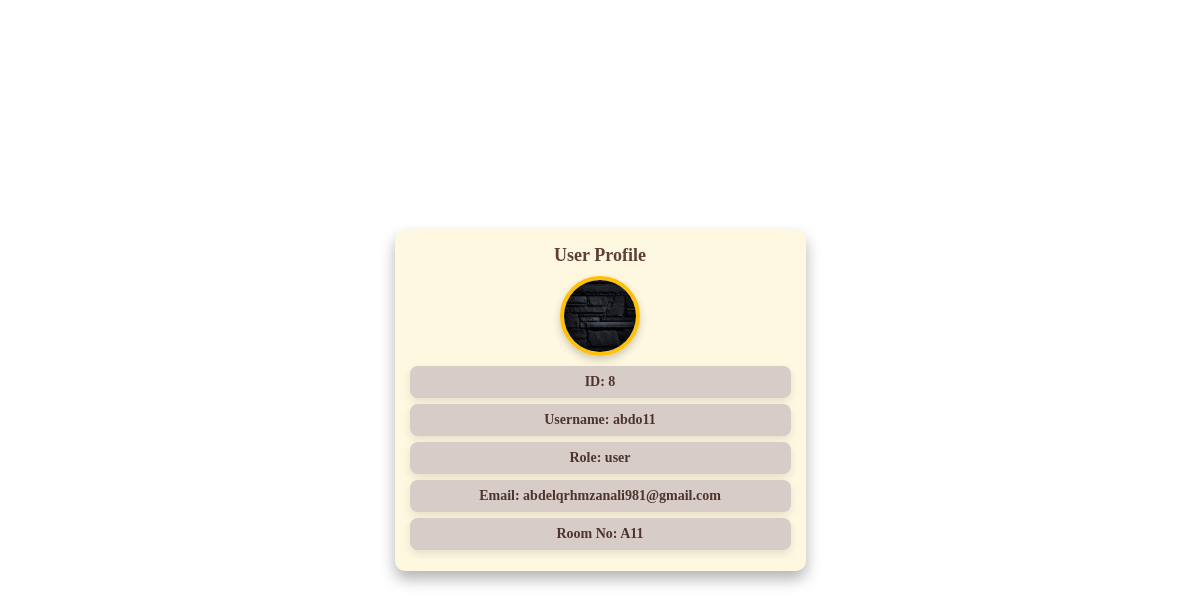
The app's page /view.php?id=8 with its own data.
### tables this page shows
CREATE TABLE `users` (
  `id` int NOT NULL AUTO_INCREMENT,
  `username` varchar(50) NOT NULL,
  `email` varchar(100) NOT NULL,
  `password` varchar(255) NOT NULL,
  `profile_picture` varchar(255) DEFAULT NULL,
  `role` enum('user','admin') DEFAULT 'user',
  `created_at` timestamp NOT NULL DEFAULT CURRENT_TIMESTAMP,
  `roomno` varchar(255) NOT NULL,
  PRIMARY KEY (`id`),
  UNIQUE KEY `username` (`username`),
  UNIQUE KEY `email` (`email`)
);

### view.php (the view, shortened to what this page needs)
<?php
include('databaseconnection.php');
if (isset($_GET['id'])) {
    $id = $_GET['id'];
    try {
        $stm = $connection->prepare("SELECT * FROM users WHERE id = ?");
        $stm->execute([$id]);
        $data = $stm->fetch(PDO::FETCH_ASSOC);
    } catch (PDOException $e) {
        echo $e->getMessage();
    }
}
?>
<!DOCTYPE html>
<html lang="en">
<head>
</head>
<body>
    <div class="container">
        <h2>User Profile</h2>
        <ul class="user-info">
            <?php
            if (!empty($data)) {
                if (!empty($data['profile_picture']) && file_exists("img/" . $data['profile_picture'])) {
                    echo "<div class='profile-pic'><img src='img/" . htmlspecialchars($data['profile_picture']) . "' alt='Profile Picture'></div>";
                } else {
                    echo "<li>No Profile Picture Available</li>";
                }
                echo "<li><strong>ID:</strong> " . htmlspecialchars($data['id']) . "</li>";
                echo "<li><strong>Username:</strong> " . htmlspecialchars($data['username']) . "</li>";
                echo "<li><strong>Role:</strong> " . htmlspecialchars($data['role']) . "</li>";
                echo "<li><strong>Email:</strong> " . htmlspecialchars($data['email']) . "</li>";
                echo "<li><strong>Room No:</strong> " . htmlspecialchars($data['roomno']) . "</li>";
            } else {
                echo "<li>No user found</li>";
            }
            ?>
        </ul>
    </div>
</body>
</html>

### view.php (style rules this page uses)
* { margin: 0; padding: 0; box-sizing: border-box; font-family: 'Georgia', serif; }
body { display: flex; justify-content: center; align-items: center; height: 100vh; padding: 20px; }
.container { background: #FFF8E1; width: 60%; max-width: 411px; padding: 15px; border-radius: 10px; box-shadow: 0 8px 15px rgba(0, 0, 0, 0.3); text-align: center; overflow: hidden; max-height: 400px; }
.container h2 { font-size: 18px; margin-bottom: 10px; color: #5D4037; }
.user-info { list-style: none; padding: 0; }
.user-info li { padding: 8px; margin: 6px 0; background: #D7CCC8; border-radius: 8px; font-size: 14px; font-weight: bold; color: #4E342E; box-shadow: 0 4px 8px rgba(0, 0, 0, 0.1); }
.profile-pic { margin-top: 10px; }
.profile-pic img { width: 80px; height: 80px; border-radius: 50%; border: 4px solid #FFC107; box-shadow: 0 4px 8px rgba(0, 0, 0, 0.2); }

### records on screen
users: profile_picture (picture), id "8", username "abdo11", role "user", email "abdelqrhmzanali981@gmail.com", roomno "A11"
